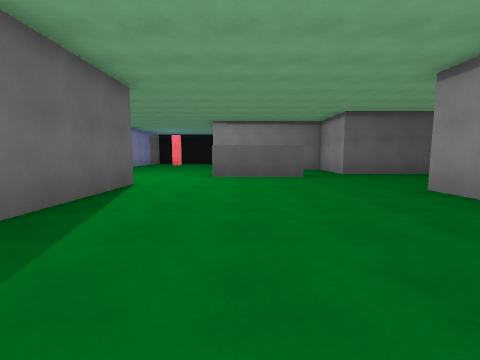
view 1 (above)

18 first-person views from a walk through a scene from a Unity 3-D project. The camera is 1.4 m above the floor, tilts 6° down and sees 90° across. The floor is counted in squares, 2 m on a side. Each view is taken from the middle of a square. On the plan, view 1 faces up. The plan holds only what a view shows up to about 9 squares ahead; the rest is blank. The player is left out.

view 2
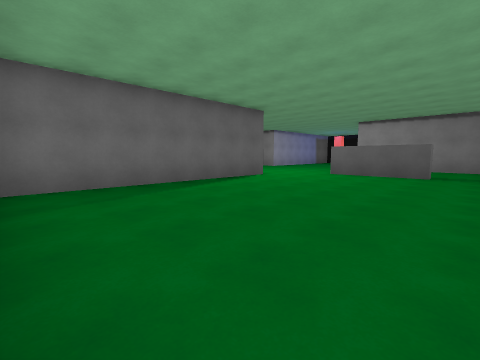

view 3
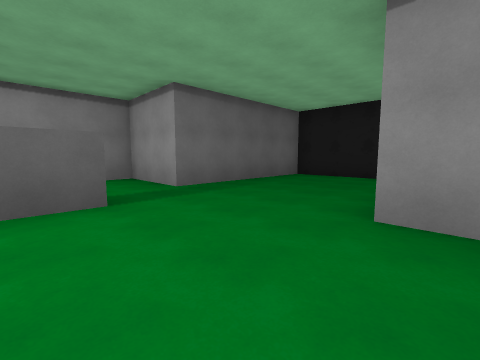

view 4
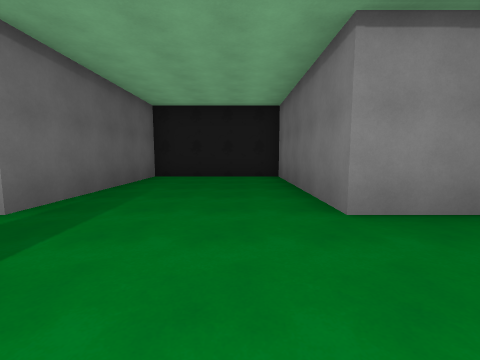

view 5
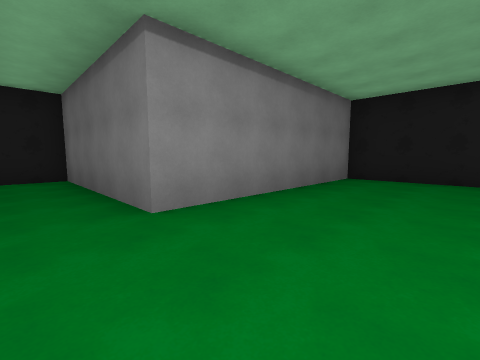

view 6
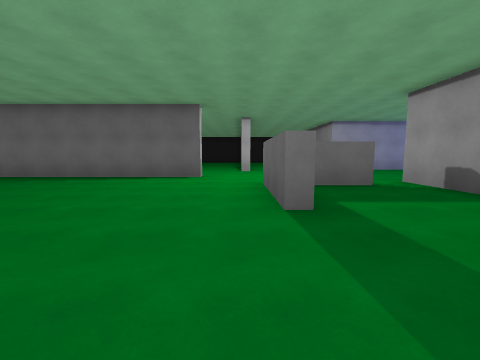

view 7
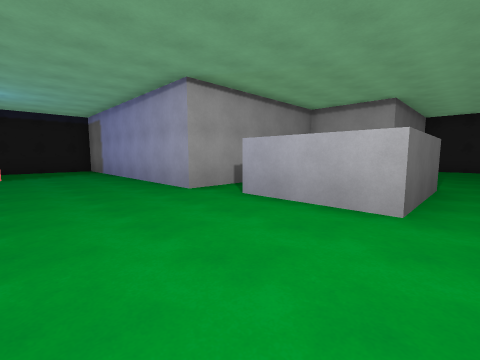

view 8
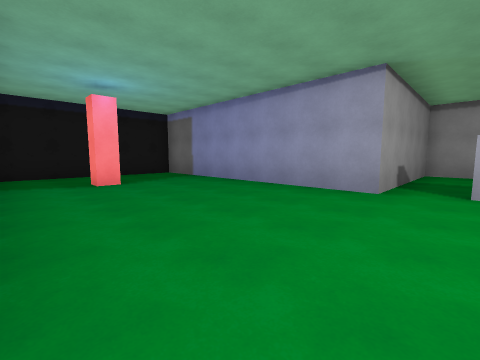

view 9
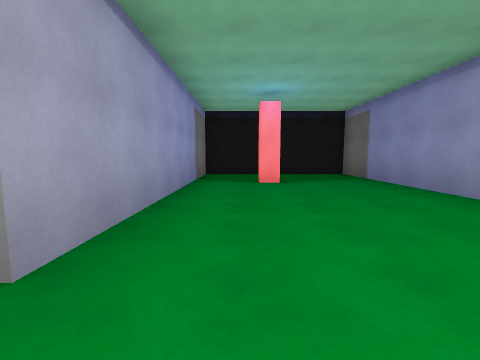

view 10
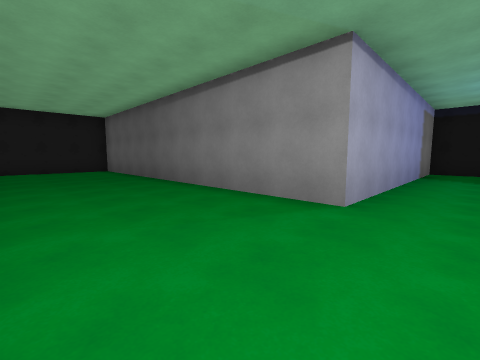

view 11
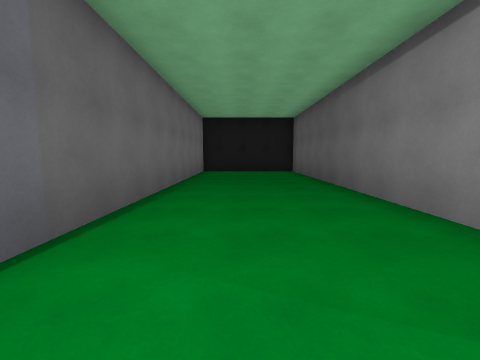

view 12
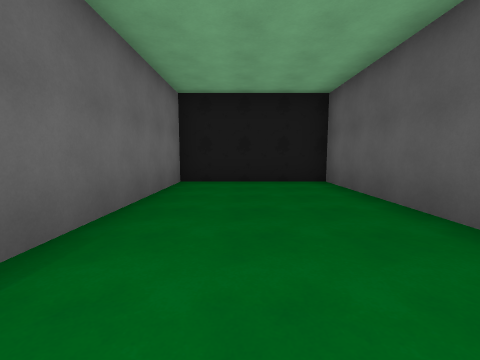

view 13
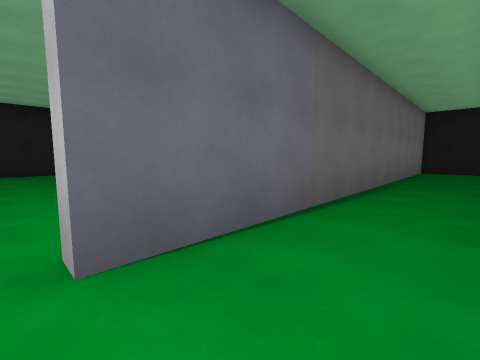

view 14
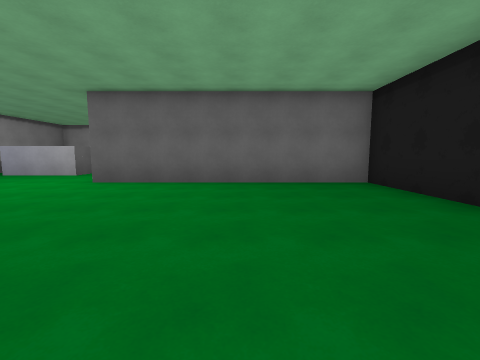

view 15
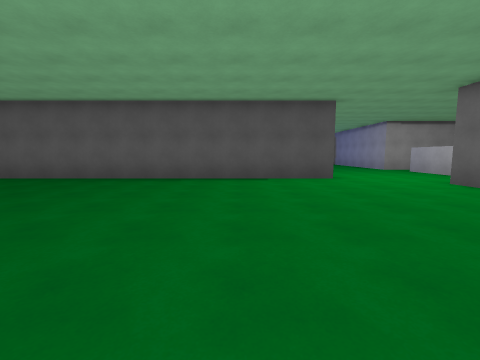

view 16
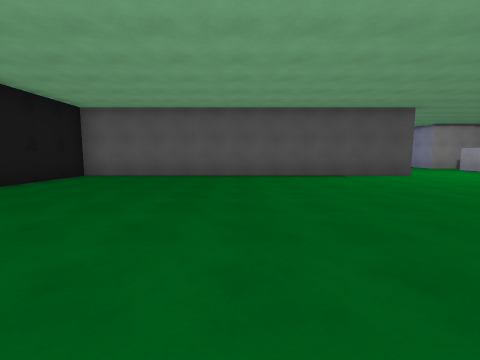

view 17
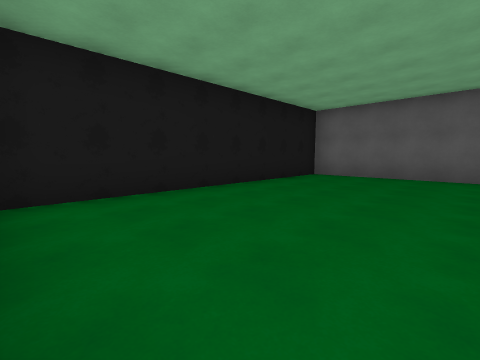

view 18
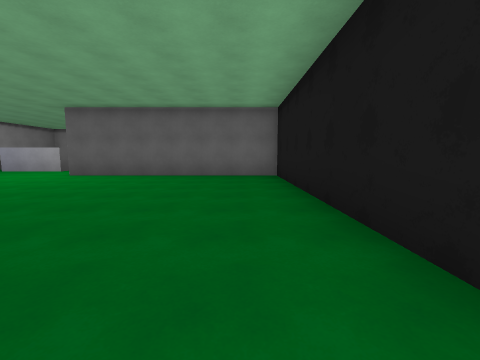

### Floor plan
Ten units are one square. View 1 is at (0, 0); x grows to the right and y downward. Boxes are objects, and circles mark ways between rooms. Rooms are numbered by the first view taken in them; rooms with no view inside come last. Other rooms are left out.
<svg viewBox="-167 -192 259 210">
<path fill="none" stroke="#000" d="M20 -80 20 -76 -9 -76M-26 -59 -26 11M9 13 38 13 38 -47 87 -47 87 -87 38 -87M-12 -113 -12 -187 -62 -187 -62 -113 -162 -113 -162 -74 -53 -74 -53 -71M-39 -160 -45 -160 -45 -165M-9 -76 -9 -101M-99 13 -29 13 -29 -58M-53 -71 -162 -71 -162 11M-5 -101 -5 -86M38 -87 38 -113 -12 -113"/>
<circle cx="-20" cy="-65" r="3" fill="#2a7"/>
<circle cx="30" cy="-80" r="3" fill="#2a7"/>
<circle cx="-40" cy="-60" r="3" fill="#2a7"/>
<circle cx="-10" cy="-110" r="3" fill="#2a7"/>
<text x="20" y="-40">1</text>
<text x="-70" y="-110">2</text>
<text x="-100" y="-30">3</text>
<text x="10" y="-100">4</text>
</svg>
Room 1 opens to room 2. Room 1 opens to room 4. Room 2 opens to room 3. Room 2 opens to room 4.

Where each view was taken, in squares from view 1:
view 1: 0 up, 0 right, facing up
view 2: 1 down, 3 right, facing up-left
view 3: 4 up, 1 right, facing up-right
view 4: 6 up, 1 right, facing right
view 5: 6 up, 1 right, facing down-right
view 6: 7 up, 5 right, facing left
view 7: 7 up, 4 left, facing up-right
view 8: 10 up, 6 left, facing up-right
view 9: 10 up, 5 left, facing up
view 10: 8 up, 5 left, facing up-left
view 11: 9 up, 6 left, facing left
view 12: 9 up, 10 left, facing left
view 13: 9 up, 5 left, facing down-left
view 14: 2 up, 9 left, facing right
view 15: 0 up, 8 left, facing up
view 16: 1 down, 11 left, facing up
view 17: 1 down, 12 left, facing up-left
view 18: 0 up, 11 left, facing right
